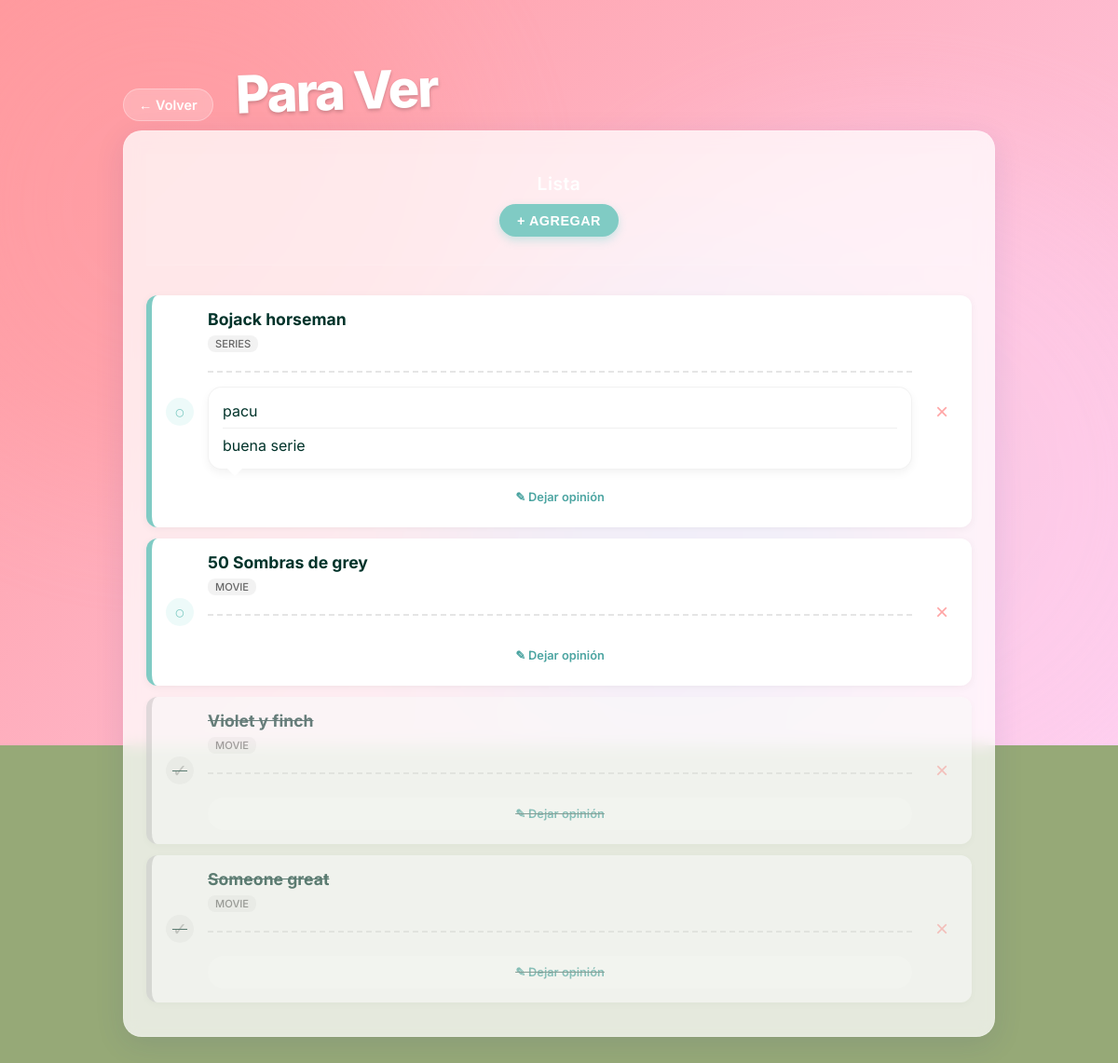
The app's page /watchlist/ (signed in) with its own data.
### watchlist/models.py (models this page shows, shortened)
class WatchItem(models.Model):
    TYPES = (
        ('MOVIE', 'Movie'),
        ('SERIES', 'Series'),
        ('VIDEO', 'Video'),
    )
    title = models.CharField(max_length=200)
    item_type = models.CharField(max_length=10, choices=TYPES, default='MOVIE')
    rating = models.IntegerField(default=0, choices=[(i, str(i)) for i in range(6)])
    comment = models.TextField(blank=True)
    is_watched = models.BooleanField(default=False)
    added_by = models.ForeignKey(User, on_delete=models.CASCADE)
    created_at = models.DateTimeField(auto_now_add=True)

class Review(models.Model):
    watch_item = models.ForeignKey(WatchItem, related_name='reviews', on_delete=models.CASCADE)
    user = models.ForeignKey(User, on_delete=models.CASCADE)
    rating = models.IntegerField(default=0, choices=[(i, str(i)) for i in range(1, 6)])
    comment = models.TextField(blank=True)
    created_at = models.DateTimeField(auto_now_add=True)
    class Meta:
        unique_together = ('watch_item', 'user')

### watchlist/views.py (the view)
# urls.py: path('', views.index, name='gallery_index'),
@login_required
def index(request):
    watchlist = WatchItem.objects.all().order_by('is_watched', '-created_at')
    return render(request, 'watchlist/index.html', {'watchlist': watchlist})

### templates/watchlist/index.html (shortened to what this page needs)
{% extends 'base.html' %}
{% load static %}
{% block content %}
<main class="page-layout">
    <div class="page-header">
        <a href="{% url 'home' %}" class="back-link">← Volver</a>
        <h1>Para Ver</h1>
    </div>
    <div class="widget watchlist-widget full-page-widget">
        <div class="widget-header">
            <h3>Lista</h3>
            <button onclick="toggleWatchForm()" class="btn-sm">+ Agregar</button>
        </div>
        <div class="watch-list">
            {% for item in watchlist %}
            <div class="watch-card {% if item.is_watched %}watched{% endif %}">
                <a href="{% url 'toggle_watched' item.id %}" class="toggle-btn" title="Marcar como visto">
                    {% if item.is_watched %}✓{% else %}○{% endif %}
                </a>
                <div class="watch-info">
                    <strong>{{ item.title }}</strong>
                    <span class="tag-type">{{ item.get_item_type_display }}</span>
                    <div class="reviews-section">
                        {% for review in item.reviews.all %}
                        <div class="review-bubble">
                            <div class="review-header">
                                <span>{{ review.user.username }}</span>
                            </div>
                            <p style="margin:0;">{{ review.comment }}</p>
                        </div>
                        {% endfor %}
                        <details style="margin-top: 10px;">
                            <summary style="cursor:pointer; font-size:0.8rem; opacity:0.7;">✎ Dejar opinión</summary>
                        </details>
                    </div>
                </div>
                <form action="{% url 'delete_watch_item' item.id %}" method="post" style="margin-left:auto;"
                    onsubmit="return confirm('¿Estás seguro de que quieres eliminar este ítem?');">
                    <button type="submit" class="delete-icon">×</button>
                </form>
            </div>
            {% empty %}
            <p class="empty-state">Nada para ver.</p>
            {% endfor %}
        </div>
    </div>
</main>
{% endblock %}

### static/style.css (style rules this page uses)
:root { --bg-color: #96a977; --text-color: #00332a; --card-bg: rgba(255, 255, 255, 0.75); --accent-1: #007F7A; --accent-2: #80cbc4; --accent-3: #dcedc8; --border-radius: 20px; --gap: 20px; --font-main: 'Inter', sans-serif; --font-hand: 'Indie Flower', cursive; --grid-split: 60% 40%; --bg-gradient-1: #ff9a9e; --bg-gradient-2: #fecfef; --blob-color-1: rgba(255, 154, 158, 0.6); --blob-color-2: rgba(254, 207, 239, 0.6); --blob-color-3: rgba(161, 196, 253, 0.6); }
* { box-sizing: border-box; margin: 0; padding: 0; }
body { font-family: var(--font-main); background-color: var(--bg-color); position: relative; color: var(--text-color); overflow-x: hidden; }
.hero h1, .page-header h1 { color: #fff; text-shadow: 0 2px 4px rgba(0, 0, 0, 0.2); font-size: 90px; }
a { text-decoration: none; color: inherit; }
.widget { background: var(--card-bg); border-radius: var(--border-radius); padding: 1.5rem; box-shadow: 0 8px 32px 0 rgba(31, 38, 135, 0.1); backdrop-filter: blur(8px); -webkit-backdrop-filter: blur(8px); border: 1px solid rgba(255, 255, 255, 0.18); display: flex; flex-direction: column; }
.widget-header { padding: 20px 24px; background: rgba(255, 255, 255, 0.05); border-bottom: 1px solid rgba(255, 255, 255, 0.1); }
.widget-header h3 { margin: 0; color: #fff; font-size: 1.2rem; font-weight: 600; letter-spacing: 0.5px; }
.page-layout { padding: 4rem 2rem; max-width: 1000px; margin: 0 auto; }
.page-header h1 { margin-left: 20px; font-size: 3.5rem; font-weight: 800; letter-spacing: -2px; color: white; transform: rotate(-2deg); display: inline-block; }
.btn-sm { margin-top: 10px; margin-bottom: 10px; background: var(--accent-2); color: white; border: none; padding: 0.6rem 1.2rem; border-radius: 25px; font-size: 0.9rem; cursor: pointer; font-weight: 600; transition: transform 0.2s, box-shadow 0.2s; box-shadow: 0 4px 10px rgba(78, 205, 196, 0.3); text-transform: uppercase; letter-spacing: 0.5px; display: inline-block; }
.full-page-widget .widget-header { margin-bottom: 2rem; text-align: center; flex-direction: column; gap: 15px; }
.watchlist-widget .watch-card { background: #fff; border-left: 6px solid var(--accent-2); padding: 15px; border-radius: 12px; box-shadow: 0 2px 10px rgba(0, 0, 0, 0.05); margin-bottom: 12px; transition: transform 0.2s, opacity 0.3s; display: flex; align-items: center; gap: 15px; }
.watchlist-widget .watch-card.watched { opacity: 0.6; background: #f9f9f9; border-left-color: #ccc; text-decoration: line-through; }
.toggle-btn { font-size: 1.2rem; color: var(--accent-2); cursor: pointer; text-decoration: none; transition: transform 0.2s; display: flex; align-items: center; justify-content: center; width: 30px; height: 30px; border-radius: 50%; background: rgba(78, 205, 196, 0.1); }
.watched .toggle-btn { color: #aaa; background: rgba(0, 0, 0, 0.05); }
.watchlist-widget .watch-info { flex-grow: 1; }
.watchlist-widget .watch-info strong { font-size: 1.1rem; display: block; margin-bottom: 4px; }
.tag-type { background: rgba(0, 0, 0, 0.05); color: #666; font-weight: 500; padding: 2px 8px; border-radius: 8px; font-size: 0.7rem; text-transform: uppercase; display: inline-block; }
.delete-icon { background: none; border: none; color: #ff6b6b; font-size: 1.5rem; cursor: pointer; padding: 0 10px; line-height: 1; opacity: 0.6; transition: opacity 0.2s; }
.back-link { display: inline-block; background: rgba(255, 255, 255, 0.2); padding: 8px 16px; border-radius: 20px; color: white; font-weight: 600; font-size: 0.9rem; margin-bottom: 10px; backdrop-filter: blur(5px); border: 1px solid rgba(255, 255, 255, 0.3); transition: all 0.2s; }
.reviews-section { margin-top: 20px; padding-top: 15px; border-top: 2px dashed rgba(0, 0, 0, 0.1); }
.review-bubble { background: white; border-radius: 15px; padding: 15px; margin-bottom: 12px; box-shadow: 0 4px 10px rgba(0, 0, 0, 0.05); border: 1px solid rgba(0, 0, 0, 0.05); position: relative; }
.review-bubble::after { content: ''; position: absolute; bottom: -8px; left: 20px; width: 0; height: 0; border-left: 8px solid transparent; border-right: 8px solid transparent; border-top: 8px solid white; }
.review-header { display: flex; justify-content: space-between; align-items: center; margin-bottom: 8px; padding-bottom: 8px; border-bottom: 1px solid #f0f0f0; }
details summary { list-style: none; background: rgba(255, 255, 255, 0.5); padding: 10px 15px; border-radius: 20px; text-align: center; color: var(--accent-1); font-weight: 600; transition: all 0.2s; }

### records on screen
WatchItem: title "Bojack horseman", item_type "SERIES"
Review: user.username "pacu", comment "buena serie"
WatchItem: title "50 Sombras de grey", item_type "MOVIE"
WatchItem: title "Violet y finch", item_type "MOVIE"
WatchItem: title "Someone great", item_type "MOVIE"
